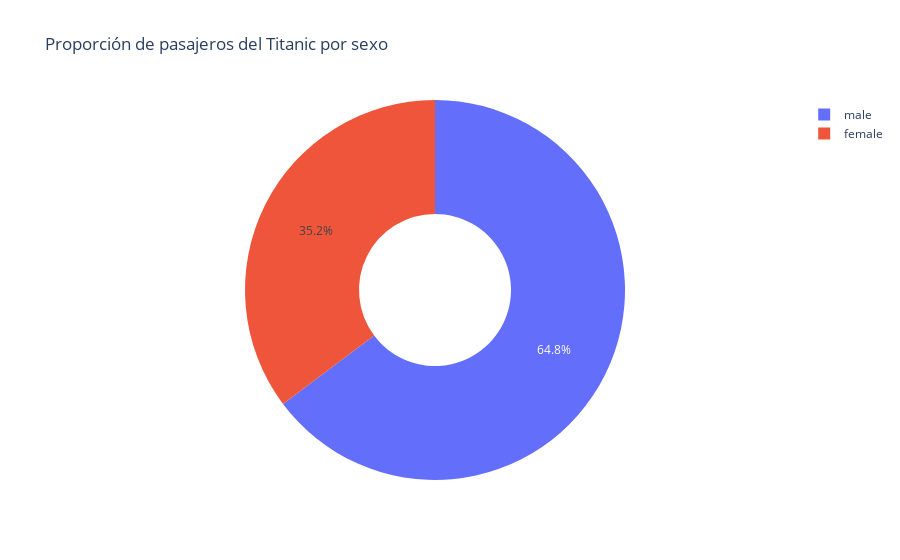

Notebook code cell kept with this figure:
### Code cell
fig = px.pie(
    pasajeros2,
    names = 'Sex',
    values = 'PassengerId',
    title = 'Proporción de pasajeros del Titanic por sexo',
    hole = 0.4 #estetica
)

fig.show()

### Figure 1 — Plotly figure (JSON) as saved in the notebook; plotly's stock layout.template omitted (floating-point values rounded to 4 significant figures)
{"data": [{"domain": {"x": [0, 1], "y": [0, 1]}, "hole": 0.4, "hovertemplate": "Sex=%{label}<br>PassengerId=%{value}<extra></extra>", "labels": ["female", "male"], "legendgroup": "", "name": "", "showlegend": true, "type": "pie", "values": [314, 577]}], "layout": {"legend": {"tracegroupgap": 0}, "title": {"text": "Proporción de pasajeros del Titanic por sexo"}}}
